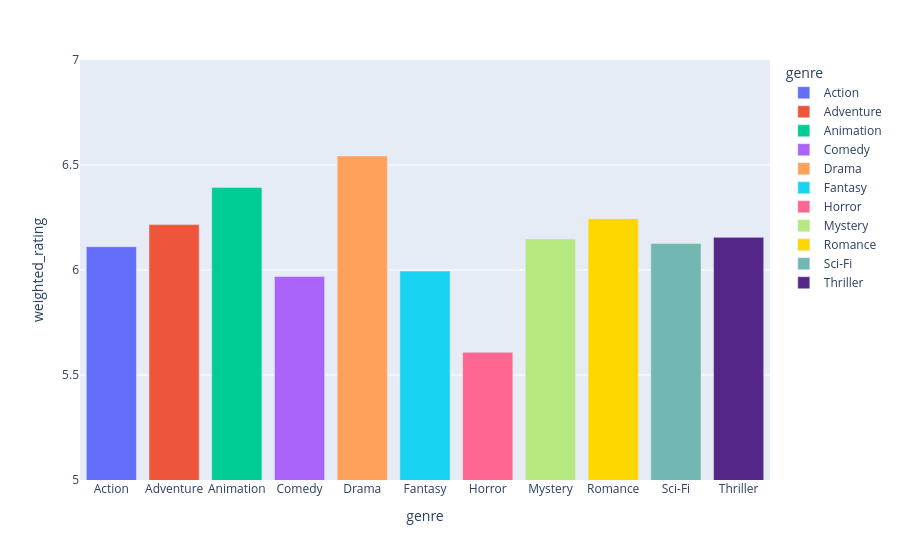

Notebook code for this chart:
### Code cell
genres_list = ["Action", "Adventure", "Animation", "Comedy", "Drama", "Fantasy", "Horror", "Mystery", "Romance", "Thriller", "Sci-Fi"]
ratings_df = df
ratings_df["weighted_value"] = ratings_df["avg_rating"]*ratings_df["genre_weight"]
ratings_df["weight"] = ratings_df["genre_weight"]
genre_ratings_df = df.groupby("genre", as_index=False).agg(sum_weighted_value=("weighted_value","sum"),sum_weight=("weight","sum"),sum_votes=("votes","sum"))
genre_ratings_df = genre_ratings_df.assign(weighted_rating=genre_ratings_df["sum_weighted_value"]/genre_ratings_df["sum_weight"])[["genre","weighted_rating","sum_votes"]]
genre_ratings_df = genre_ratings_df[genre_ratings_df["genre"].isin(genres_list)]
genre_ratings_df.to_csv("genre_ratings_df.csv", index=False)

colors = [
    "#636EFA", # Royal Blue
    "#EF553B", # Sunset Red
    "#00CC96", # Emerald Green
    "#AB63FA", # Vivid Purple
    "#FFA15A", # Safety Orange
    "#19D3F3", # Sky Blue
    "#FF6692", # Hot Pink
    "#B6E880", # Chartreuse
    "#FFD700", # Gold
    "#72B7B2", # Sage/Grey-Teal
    "#542788"  # Deep Indigo
]

fig=px.bar(genre_ratings_df,
        x="genre", 
        y="weighted_rating",
        color="genre",
        color_discrete_sequence=colors
    )
fig.update_yaxes(range=[5,7])

fig.show()

### Figure 1 — Plotly figure (JSON) as saved in the notebook; plotly's stock layout.template omitted (floating-point values rounded to 4 significant figures)
{"data": [{"hovertemplate": "genre=%{x}<br>weighted_rating=%{y}<extra></extra>", "legendgroup": "Action", "marker": {"color": "#636EFA", "pattern": {"shape": ""}}, "name": "Action", "orientation": "v", "showlegend": true, "textposition": "auto", "type": "bar", "x": ["Action"], "xaxis": "x", "y": [6.111], "yaxis": "y"}, {"hovertemplate": "genre=%{x}<br>weighted_rating=%{y}<extra></extra>", "legendgroup": "Adventure", "marker": {"color": "#EF553B", "pattern": {"shape": ""}}, "name": "Adventure", "orientation": "v", "showlegend": true, "textposition": "auto", "type": "bar", "x": ["Adventure"], "xaxis": "x", "y": [6.216], "yaxis": "y"}, {"hovertemplate": "genre=%{x}<br>weighted_rating=%{y}<extra></extra>", "legendgroup": "Animation", "marker": {"color": "#00CC96", "pattern": {"shape": ""}}, "name": "Animation", "orientation": "v", "showlegend": true, "textposition": "auto", "type": "bar", "x": ["Animation"], "xaxis": "x", "y": [6.393], "yaxis": "y"}, {"hovertemplate": "genre=%{x}<br>weighted_rating=%{y}<extra></extra>", "legendgroup": "Comedy", "marker": {"color": "#AB63FA", "pattern": {"shape": ""}}, "name": "Comedy", "orientation": "v", "showlegend": true, "textposition": "auto", "type": "bar", "x": ["Comedy"], "xaxis": "x", "y": [5.969], "yaxis": "y"}, {"hovertemplate": "genre=%{x}<br>weighted_rating=%{y}<extra></extra>", "legendgroup": "Drama", "marker": {"color": "#FFA15A", "pattern": {"shape": ""}}, "name": "Drama", "orientation": "v", "showlegend": true, "textposition": "auto", "type": "bar", "x": ["Drama"], "xaxis": "x", "y": [6.543], "yaxis": "y"}, {"hovertemplate": "genre=%{x}<br>weighted_rating=%{y}<extra></extra>", "legendgroup": "Fantasy", "marker": {"color": "#19D3F3", "pattern": {"shape": ""}}, "name": "Fantasy", "orientation": "v", "showlegend": true, "textposition": "auto", "type": "bar", "x": ["Fantasy"], "xaxis": "x", "y": [5.995], "yaxis": "y"}, {"hovertemplate": "genre=%{x}<br>weighted_rating=%{y}<extra></extra>", "legendgroup": "Horror", "marker": {"color": "#FF6692", "pattern": {"shape": ""}}, "name": "Horror", "orientation": "v", "showlegend": true, "textposition": "auto", "type": "bar", "x": ["Horror"], "xaxis": "x", "y": [5.608], "yaxis": "y"}, {"hovertemplate": "genre=%{x}<br>weighted_rating=%{y}<extra></extra>", "legendgroup": "Mystery", "marker": {"color": "#B6E880", "pattern": {"shape": ""}}, "name": "Mystery", "orientation": "v", "showlegend": true, "textposition": "auto", "type": "bar", "x": ["Mystery"], "xaxis": "x", "y": [6.148], "yaxis": "y"}, {"hovertemplate": "genre=%{x}<br>weighted_rating=%{y}<extra></extra>", "legendgroup": "Romance", "marker": {"color": "#FFD700", "pattern": {"shape": ""}}, "name": "Romance", "orientation": "v", "showlegend": true, "textposition": "auto", "type": "bar", "x": ["Romance"], "xaxis": "x", "y": [6.244], "yaxis": "y"}, {"hovertemplate": "genre=%{x}<br>weighted_rating=%{y}<extra></extra>", "legendgroup": "Sci-Fi", "marker": {"color": "#72B7B2", "pattern": {"shape": ""}}, "name": "Sci-Fi", "orientation": "v", "showlegend": true, "textposition": "auto", "type": "bar", "x": ["Sci-Fi"], "xaxis": "x", "y": [6.126], "yaxis": "y"}, {"hovertemplate": "genre=%{x}<br>weighted_rating=%{y}<extra></extra>", "legendgroup": "Thriller", "marker": {"color": "#542788", "pattern": {"shape": ""}}, "name": "Thriller", "orientation": "v", "showlegend": true, "textposition": "auto", "type": "bar", "x": ["Thriller"], "xaxis": "x", "y": [6.155], "yaxis": "y"}], "layout": {"barmode": "relative", "legend": {"title": {"text": "genre"}, "tracegroupgap": 0}, "margin": {"t": 60}, "xaxis": {"anchor": "y", "categoryarray": ["Action", "Adventure", "Animation", "Comedy", "Drama", "Fantasy", "Horror", "Mystery", "Romance", "Sci-Fi", "Thriller"], "categoryorder": "array", "domain": [0, 1], "title": {"text": "genre"}}, "yaxis": {"anchor": "x", "domain": [0, 1], "range": [5, 7], "title": {"text": "weighted_rating"}}}}
